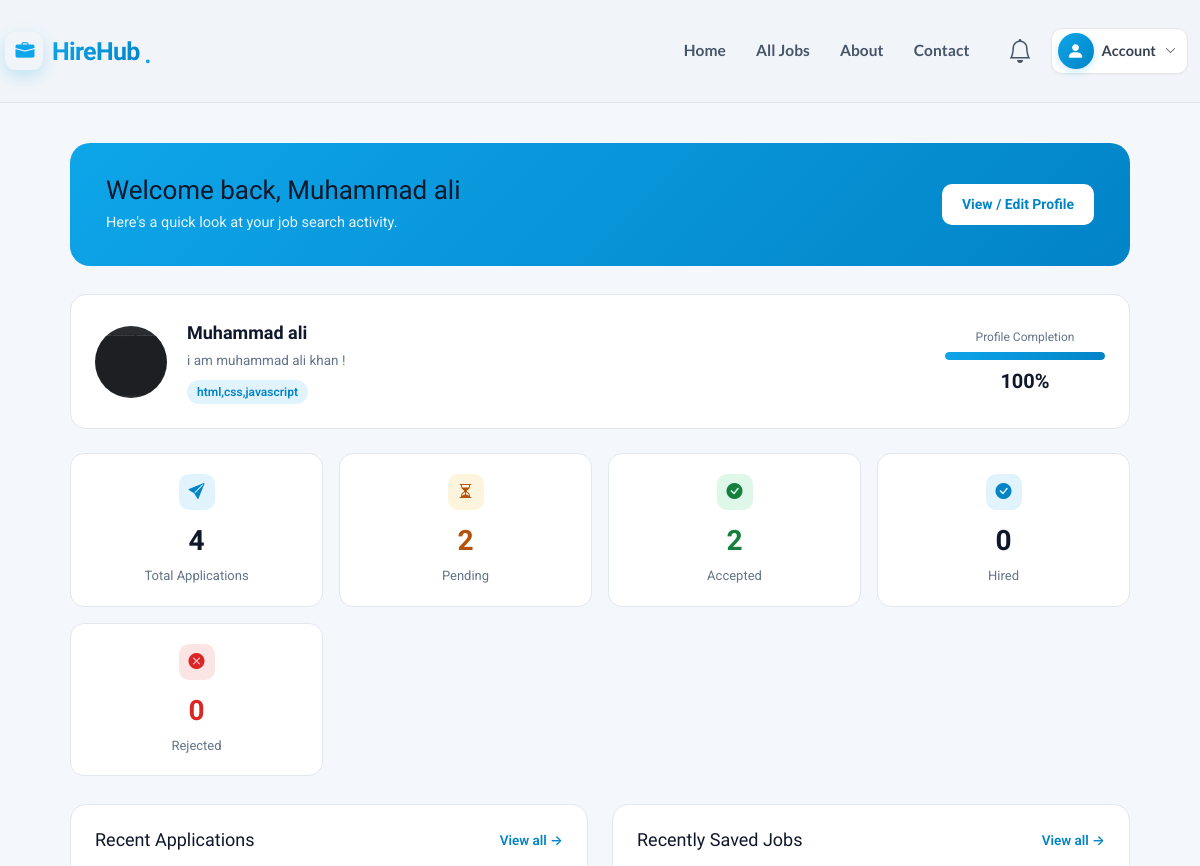
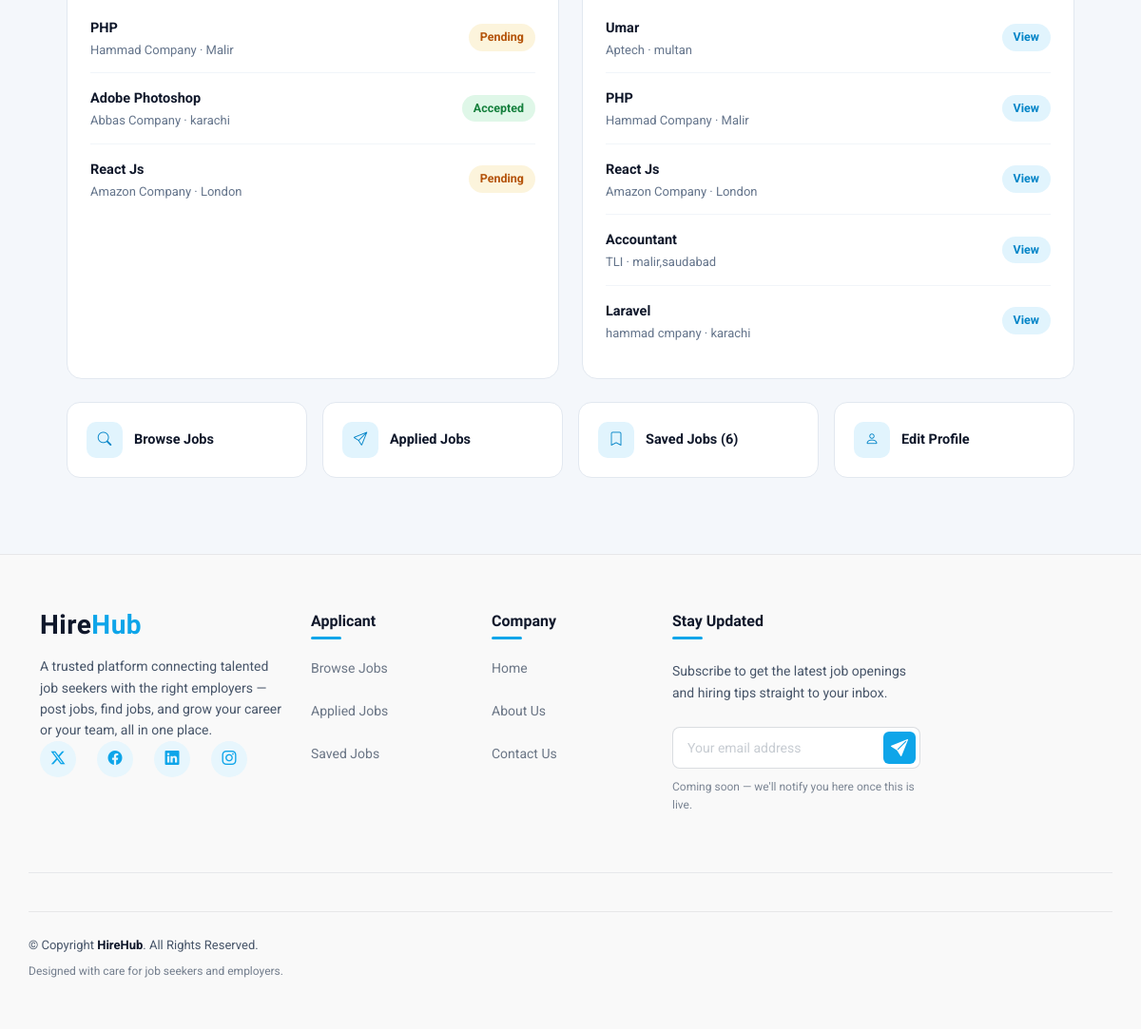
Screenshot of /applicant/applicantDashboard.php (signed in) with the database file from the repository (2 pictures, top to bottom).
### tables this page shows
CREATE TABLE `users` (
  `id` int(11) NOT NULL,
  `fullname` varchar(100) DEFAULT NULL,
  `profile_image` varchar(255) DEFAULT 'user.png',
  `email` varchar(100) DEFAULT NULL,
  `password` varchar(255) DEFAULT NULL,
  `role` varchar(55) NOT NULL,
  `bio` mediumtext DEFAULT NULL,
  `skills` mediumtext DEFAULT NULL,
  `experience` varchar(100) DEFAULT NULL,
  `cv_file` varchar(255) DEFAULT NULL,
  `created_at` timestamp NOT NULL DEFAULT current_timestamp() ON UPDATE current_timestamp(),
  `company_name` varchar(150) DEFAULT NULL,
  `company_logo` varchar(255) DEFAULT NULL,
  `company_website` varchar(255) DEFAULT NULL,
  `company_email` varchar(150) DEFAULT NULL,
  `company_phone` varchar(30) DEFAULT NULL,
  `company_industry` varchar(100) DEFAULT NULL,
  `company_size` varchar(50) DEFAULT NULL,
  `company_founded_year` year(4) DEFAULT NULL,
  `company_city` varchar(100) DEFAULT NULL,
  `company_address` mediumtext DEFAULT NULL,
  `company_about` mediumtext DEFAULT NULL,
  `company_linkedin` varchar(255) DEFAULT NULL,
  `reset_token` varchar(64) DEFAULT NULL,
  `reset_token_expiry` datetime DEFAULT NULL
);

CREATE TABLE `applications` (
  `id` int(11) NOT NULL,
  `job_id` int(11) NOT NULL,
  `applicant_id` int(11) NOT NULL,
  `applied_at` timestamp NOT NULL DEFAULT current_timestamp(),
  `status` varchar(50) DEFAULT 'pending',
  `visibility` int(11) DEFAULT 1
);

CREATE TABLE `jobs` (
  `id` int(11) NOT NULL,
  `user_id` int(11) DEFAULT NULL,
  `title` varchar(255) DEFAULT NULL,
  `company` varchar(255) DEFAULT NULL,
  `location` varchar(255) DEFAULT NULL,
  `salary` varchar(100) DEFAULT NULL,
  `description` mediumtext DEFAULT NULL,
  `created_at` timestamp NOT NULL DEFAULT current_timestamp(),
  `category_id` int(11) DEFAULT NULL,
  `status` varchar(20) DEFAULT 'open',
  `job_type` enum('Full Time','Part Time','Internship','Contract','Remote','Hybrid') NOT NULL DEFAULT 'Full Time',
  `approval_status` varchar(20) DEFAULT 'pending',
  `required_skills` mediumtext DEFAULT NULL
);

CREATE TABLE `saved_jobs` (
  `id` int(11) NOT NULL,
  `user_id` int(11) DEFAULT NULL,
  `job_id` int(11) DEFAULT NULL
);

### applicant/applicantDashboard.php (the view, shortened to what this page needs)
<?php
include "../includes/config.php";
$userid = $_SESSION["user_id"];
$userquery = "select * from users where id = ?";
$result = mysqli_execute_query($conn, $userquery, [$userid]);
$users = mysqli_fetch_assoc($result);
$profileFields = ['bio', 'skills', 'experience', 'cv_file', 'profile_image'];
$filledCount = 0;
foreach ($profileFields as $field) {
    if (!empty($users[$field])) {
        $filledCount++;
    }
}
$profileCompletionPercent = round(($filledCount / count($profileFields)) * 100);
$statsQuery = "select status, count(*) as total from applications where applicant_id = ? group by status";
$statsResult = mysqli_execute_query($conn, $statsQuery, [$userid]);
$statusCounts = ['pending' => 0, 'accepted' => 0, 'rejected' => 0,'hired' => 0];
$totalApplications = 0;
while ($row = mysqli_fetch_assoc($statsResult)) {
    $statusCounts[$row['status']] = (int)$row['total'];
    $totalApplications += (int)$row['total'];
}
$savedQuery = "select count(*) as total from saved_jobs where user_id = ?";
$savedResult = mysqli_execute_query($conn, $savedQuery, [$userid]);
$savedCount = mysqli_fetch_assoc($savedResult)['total'];
$recentQuery = "select applications.status, applications.applied_at, jobs.id as job_id, jobs.title, jobs.company, jobs.location
                from applications
                inner join jobs on applications.job_id = jobs.id
                where applications.applicant_id = ?
                order by applications.applied_at desc
                limit 5";
$recentResult = mysqli_execute_query($conn, $recentQuery, [$userid]);
$recentSavedQuery = "select saved_jobs.id as saved_id, jobs.id as job_id, jobs.title, jobs.company, jobs.location
                      from saved_jobs
                      inner join jobs on saved_jobs.job_id = jobs.id
                      where saved_jobs.user_id = ?
                      order by saved_jobs.id desc
                      limit 5";
$recentSavedResult = mysqli_execute_query($conn, $recentSavedQuery, [$userid]);
include "../includes/header.php";
?>
<!DOCTYPE html>
<html lang="en">
<head>
</head>
<body>
  <div class="dash-shell">
    <div class="dash-hero">
      <div>
        <h1>Welcome back, <?php echo htmlspecialchars($users['fullname'] ?? ''); ?></h1>
        <p>Here's a quick look at your job search activity.</p>
      </div>
      <a class="btn-white" href="applicant-profile.php">View / Edit Profile</a>
    </div>
    <div class="profile-snapshot">
      <?php if (!empty($users['profile_image'])) { ?>
        <img class="snapshot-avatar" src="../uploads/profile/<?php echo htmlspecialchars($users['profile_image']); ?>" alt="Profile photo">
      <?php } else { ?>
        <div class="snapshot-avatar-fallback"><?php echo strtoupper(substr($users['fullname'] ?? 'U', 0, 1)); ?></div>
      <?php } ?>
      <div class="snapshot-info">
        <div class="snapshot-name"><?php echo htmlspecialchars($users['fullname'] ?? ''); ?></div>
        <div class="snapshot-bio">
          <?php echo !empty($users['bio']) ? htmlspecialchars($users['bio']) : 'No bio added yet — tell employers about yourself.'; ?>
        </div>
        <div class="snapshot-skills">
          <?php if (!empty($users['skills'])) { ?>
            <span class="snapshot-skill-tag"><?php echo htmlspecialchars($users['skills']); ?></span>
          <?php } else { ?>
            <span class="snapshot-skill-tag">No skills added yet</span>
          <?php } ?>
        </div>
      </div>
      <div class="completion-wrap">
        <div class="completion-ring-label">Profile Completion</div>
        <div class="completion-bar-track">
          <div class="completion-bar-fill" style="width: <?php echo $profileCompletionPercent; ?>%;"></div>
        </div>
        <div class="completion-percent"><?php echo $profileCompletionPercent; ?>%</div>
      </div>
    </div>
    <div class="stats-grid">
      <div class="stat-card">
        <div class="stat-icon"><i class="bi bi-send-fill"></i></div>
        <div class="num"><?php echo $totalApplications; ?></div>
        <div class="label">Total Applications</div>
      </div>
      <div class="stat-card pending">
        <div class="stat-icon"><i class="bi bi-hourglass-split"></i></div>
        <div class="num"><?php echo $statusCounts['pending']; ?></div>
        <div class="label">Pending</div>
      </div>
      <div class="stat-card accepted">
        <div class="stat-icon"><i class="bi bi-check-circle-fill"></i></div>
        <div class="num"><?php echo $statusCounts['accepted']; ?></div>
        <div class="label">Accepted</div>
      </div>
      <div class="stat-card hired">
        <div class="stat-icon"><i class="bi bi-check-circle-fill"></i></div>
        <div class="num"><?php echo $statusCounts['hired']; ?></div>
        <div class="label">Hired</div>
      </div>
      <div class="stat-card rejected">
        <div class="stat-icon"><i class="bi bi-x-circle-fill"></i></div>
        <div class="num"><?php echo $statusCounts['rejected']; ?></div>
        <div class="label">Rejected</div>
      </div>
    </div>
    <div class="dashboard-panels">
      <div class="section-card">
        <div class="section-head">
          <h2>Recent Applications</h2>
          <a href="applied-jobs.php">View all →</a>
        </div>
        <?php if (mysqli_num_rows($recentResult) > 0) { ?>
          <?php while ($app = mysqli_fetch_assoc($recentResult)) { ?>
            <div class="app-row">
              <div>
                <a class="app-title" href="../job-details.php?id=<?php echo (int)$app['job_id']; ?>"><?php echo htmlspecialchars($app['title']); ?></a>
                <div class="app-meta"><?php echo htmlspecialchars($app['company']); ?> &middot; <?php echo htmlspecialchars($app['location']); ?></div>
              </div>
              <span class="status-pill status-<?php echo htmlspecialchars($app['status']); ?>">
                <?php echo ucfirst(htmlspecialchars($app['status'])); ?>
              </span>
            </div>
          <?php } ?>
        <?php } else { ?>
          <div class="empty-note">You haven't applied to any jobs yet. <a href="../jobs.php">Browse jobs →</a></div>
        <?php } ?>
      </div>
      <div class="section-card">
        <div class="section-head">
          <h2>Recently Saved Jobs</h2>
          <a href="saved-jobs.php">View all →</a>
        </div>
        <?php if (mysqli_num_rows($recentSavedResult) > 0) { ?>
          <?php while ($saved = mysqli_fetch_assoc($recentSavedResult)) { ?>
            <div class="app-row">
              <div>
                <a class="app-title" href="../job-details.php?id=<?php echo (int)$saved['job_id']; ?>"><?php echo htmlspecialchars($saved['title']); ?></a>
                <div class="app-meta"><?php echo htmlspecialchars($saved['company']); ?> &middot; <?php echo htmlspecialchars($saved['location']); ?></div>
              </div>
              <a class="saved-pill" href="../job-details.php?id=<?php echo (int)$saved['job_id']; ?>">View</a>
            </div>
          <?php } ?>
        <?php } else { ?>
          <div class="empty-note">No saved jobs yet. <a href="../jobs.php">Browse jobs →</a></div>
        <?php } ?>
      </div>
    </div>
    <div class="quick-links">
      <a class="quick-link" href="../jobs.php">
        <span class="icon"><i class="bi bi-search"></i></span>
        Browse Jobs
      </a>
      <a class="quick-link" href="applied-jobs.php">
        <span class="icon"><i class="bi bi-send"></i></span>
        Applied Jobs
      </a>
      <a class="quick-link" href="saved-jobs.php">
        <span class="icon"><i class="bi bi-bookmark"></i></span>
        Saved Jobs (<?php echo (int)$savedCount; ?>)
      </a>
      <a class="quick-link" href="applicant-profile.php">
        <span class="icon"><i class="bi bi-person"></i></span>
        Edit Profile
      </a>
    </div>
  </div>
</body>
</html>
<?php
include "../includes/footer.php";

### rows the page displays
users: fullname "Muhammad ali", profile_image (picture), bio "i am muhammad ali khan !", skills "html,css,javascript"
applications: job.title "PHP", job.company "Hammad Company", job.location "Malir", status "Pending"
applications: job.title "Adobe Photoshop", job.company "Abbas Company", job.location "karachi", status "Accepted"
applications: job.title "React Js", job.company "Amazon Company", job.location "London", status "Pending"
saved_jobs: job.title "Umar", job.company "Aptech", job.location "multan"
saved_jobs: job.title "PHP", job.company "Hammad Company", job.location "Malir"
saved_jobs: job.title "React Js", job.company "Amazon Company", job.location "London"
saved_jobs: job.title "Accountant", job.company "TLI", job.location "malir,saudabad"
saved_jobs: job.title "Laravel", job.company "hammad cmpany", job.location "karachi"

### other values shown
$profileCompletionPercent "100"
$totalApplications "4"
$statusCounts['pending'] "2"
$statusCounts['accepted'] "2"
$statusCounts['hired'] "0"
$statusCounts['rejected'] "0"
$savedCount "6"
